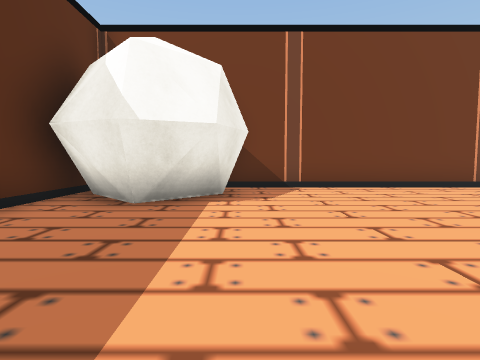
[1] (above)

24 first-person views from a walk through a Unity game level. The camera is 1.3 m above the floor, tilts 4° down and sees 80° across. The floor is counted in squares, 2 m on a side. Each view is taken from the middle of a square. On the plan, view 1 faces up. The plan holds only what a view shows up to about 9 squares ahead; the rest is blank. The place goes on beyond the plan. The player character is not drawn. Some surface patterns are stand-ins.

[2]
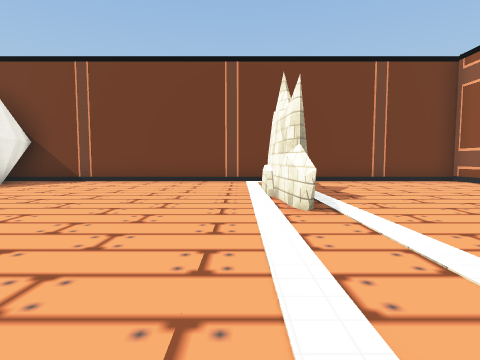

[3]
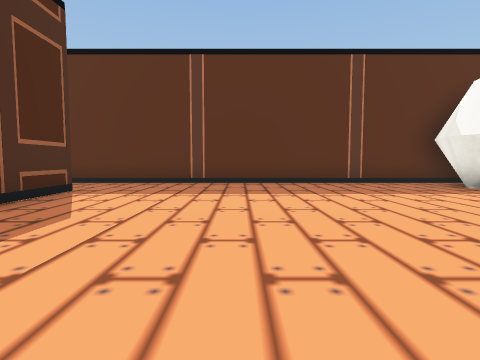

[4]
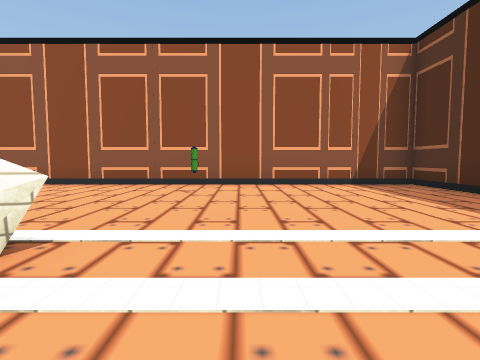

[5]
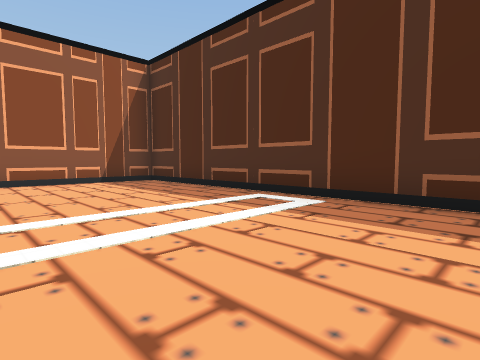

[6]
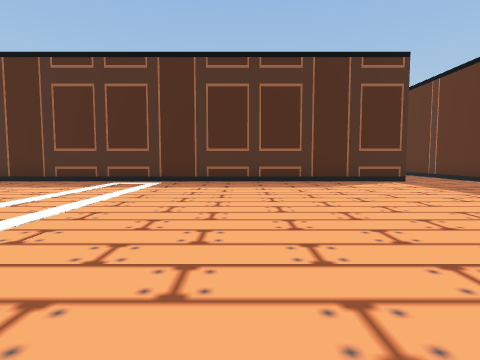

[7]
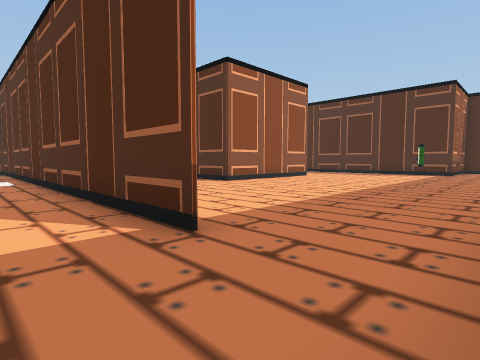

[8]
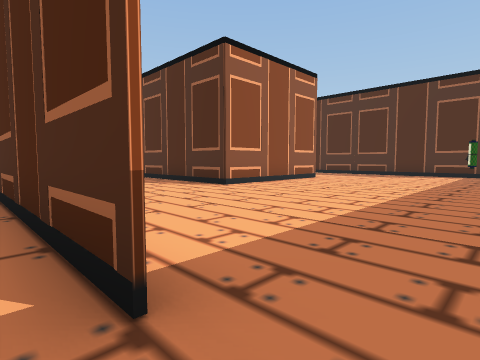

[9]
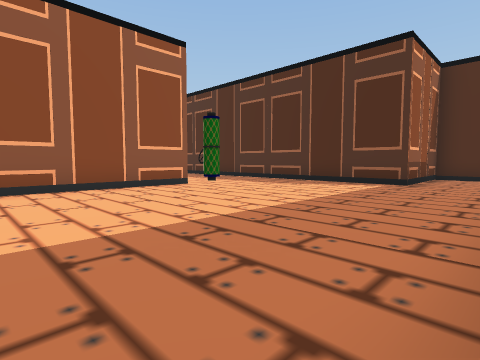

[10]
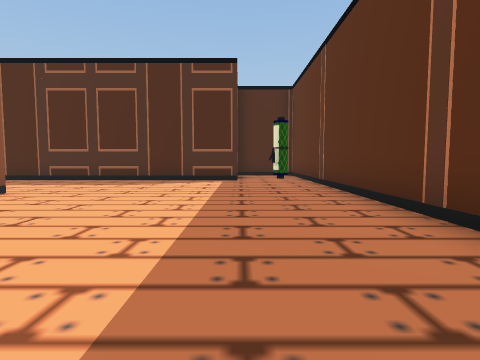

[11]
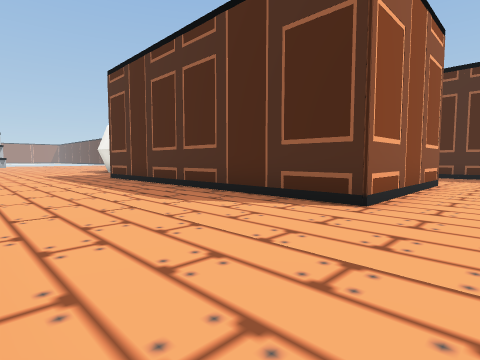

[12]
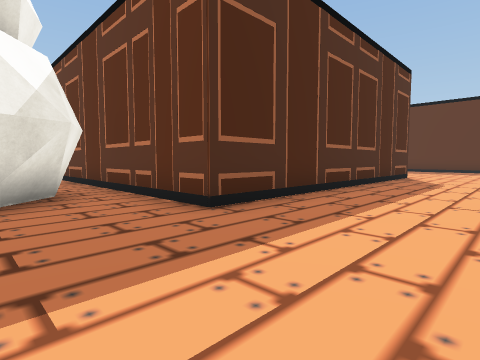

[13]
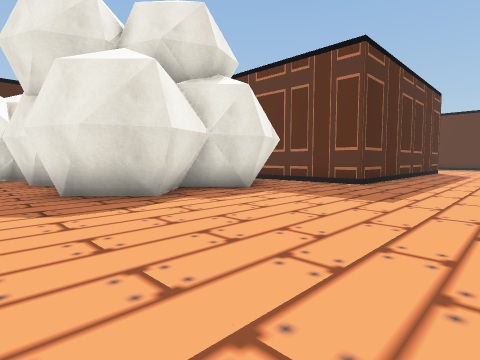

[14]
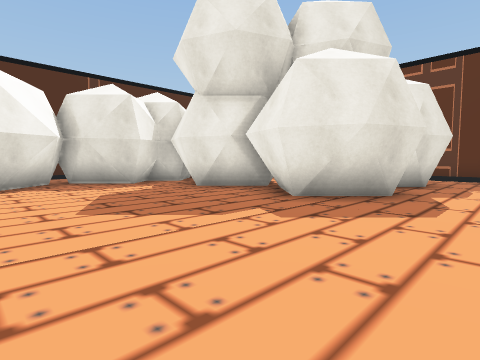

[15]
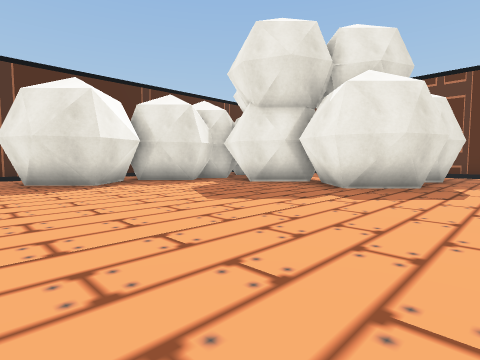

[16]
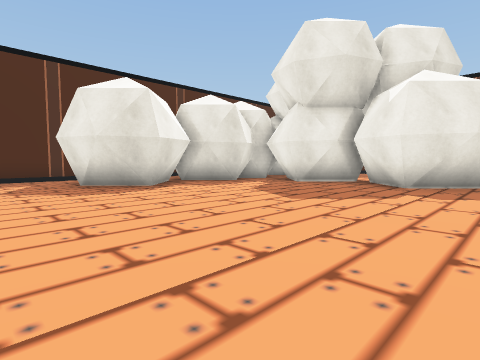

[17]
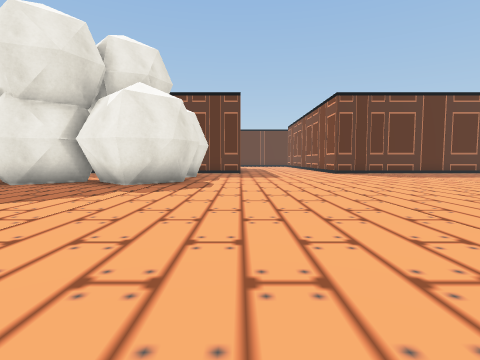

[18]
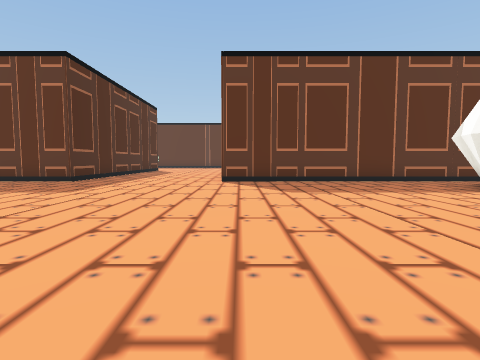

[19]
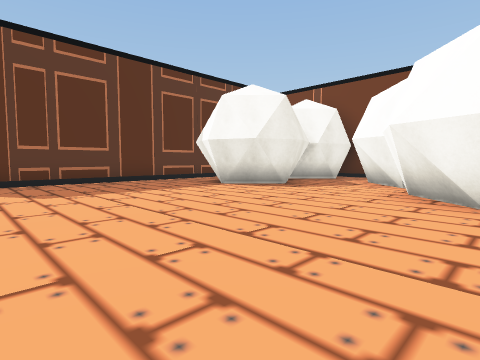

[20]
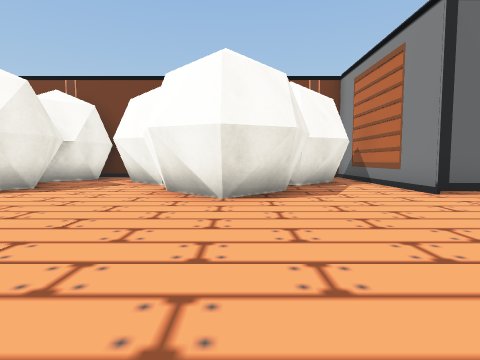

[21]
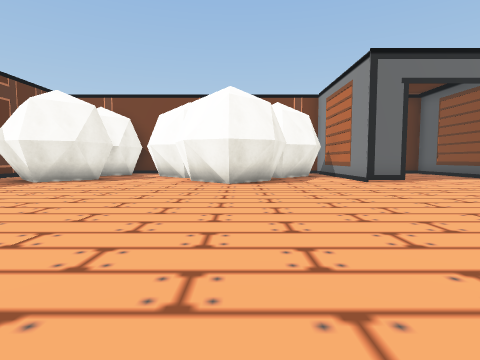

[22]
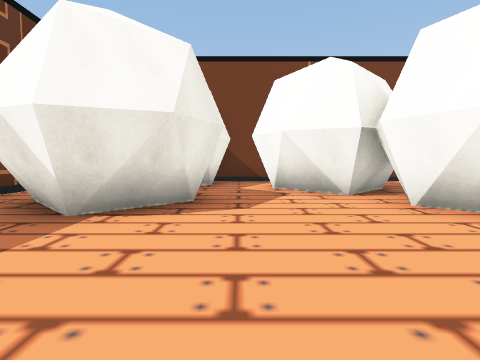

[23]
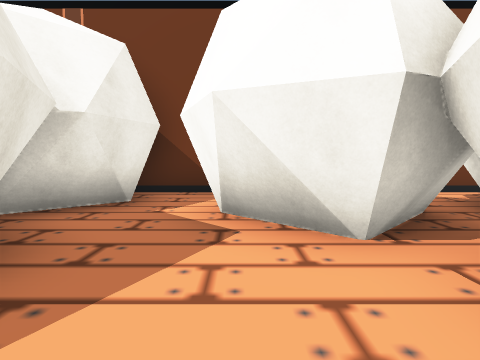

[24]
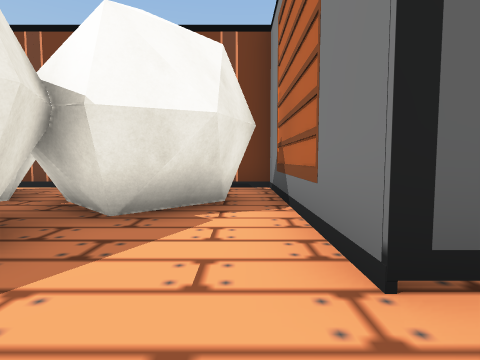

### Floor plan
Points are (right, up) in squares from view 1. A wall is a line through its corners. A room is listed if a view was taken in it or the views show most of it. See-through windows are left out.
Room 1 (views 1, 2, 3, 4, 5, 6, 7, 8)
walls: (6.8, 1.4) (6.8, 1.8); (6.8, 1.4) (6.6, 3.6); (6.9, 1.5) (6.8, 1.7); (7, 1.6) (6.7, 2.5); (6.7, 3.4) (6.7, 5.1); (-1, -4.5) (12.5, -4.5) (12.5, 6.8) (-1.2, 6.8); (-3.2, 4.2) (-3.2, -4.4)
low walls: (7, 1.7) (7, 1.6)
ways out: opening at (-2, -5) to room 2
objects: other object (-3, 4) to (0, 6); other object (10, 1)
Room 2 (views 9, 10, 11, 12, 13, 14, 15, 16, 17, 18, 19, 20, 21, 22, 23, 24)
walls: (3.5, -13.6) (3.5, -9) (12.6, -9) (12.6, -16.2); (12.6, 3.9) (12.6, -4.6); (23.4, -20.2) (25.1, -20.2); (25.9, 1.3) (24.7, 1.3) (24.7, 6.8) (21.5, 6.8); (19.5, 6.8) (15.9, 6.8); (-3.2, -10.5) (-3.2, -17); (-3.2, -4.4) (-3.2, -5.9); (-0.9, -19.6) (-0.9, -17) (6.4, -17); (-2.1, -20.2) (-1.4, -20.2)
ways out: opening at (-2, -5) to room 1
objects: other object (-1, -10); other object (14, -13) to (16, -12); other object (14, -12) to (16, -11); other object (14, 1) to (16, 3); other object (15, 4) to (16, 6); other object (16, -14); other object (17, -16) to (19, -14); other object (17, -13) to (19, -11); other object (18, 3) to (20, 5); other object (19, -18) to (20, -17); other object (19, 1) to (22, 3); other object (21, -18) to (24, -17); other object (22, 4) to (24, 5)

Positions as (right, up) in squares from view 1, and headings:
1: (0, 0), facing up
2: (6, -2), facing up
3: (5, -1), facing left
4: (5, 0), facing right
5: (4, 0), facing down-right
6: (4, 4), facing down
7: (-3, -3), facing down-right
8: (-2, -4), facing down-right
9: (-3, -9), facing down-right
10: (-1, -8), facing down
11: (2, -5), facing down-right
12: (15, -6), facing down-left
13: (20, -6), facing down-left
14: (23, -9), facing down-left
15: (25, -9), facing down-left
16: (26, -10), facing down-left
17: (26, -9), facing left
18: (21, -4), facing left
19: (21, -4), facing up-left
20: (21, -4), facing up
21: (21, -7), facing up
22: (17, -2), facing up
23: (18, 1), facing up
24: (24, 0), facing up
